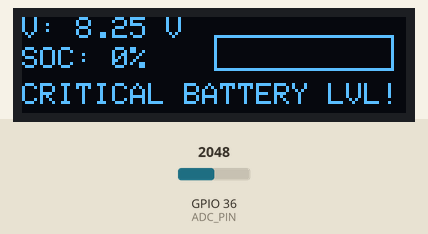
Bench run of a sketch on a simulated ESP32. Parts: 128×32 one-colour display. The inputs (shaded band) are chosen by the test bench; at power-on: GPIO 36 (ADC_PIN) = 2048 (analog values on the 0–4095 scale). EEPROM starts erased; what the sketch prints to the serial monitor is not drawn.

Above: at 2.8 s.
2.9 s: GPIO 36 (ADC_PIN) set to 3603
At 4.0 s:
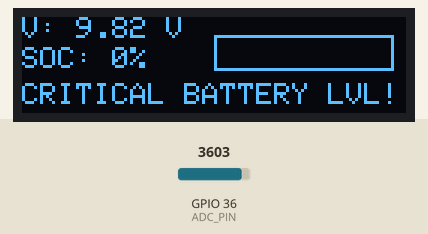
6.2 s: GPIO 36 (ADC_PIN) set to 1987
At 7.0 s:
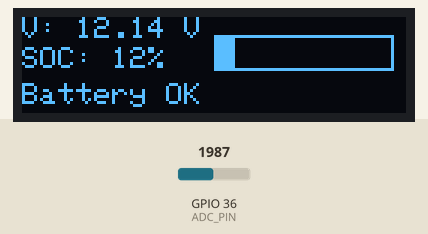
8.6 s: GPIO 36 (ADC_PIN) set to 1857
At 10.1 s:
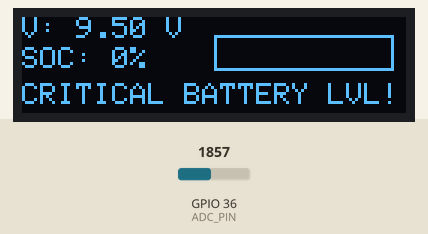
Timing chart, 0 to 11.6 s (numbered marks = the images above; inputs shaded):
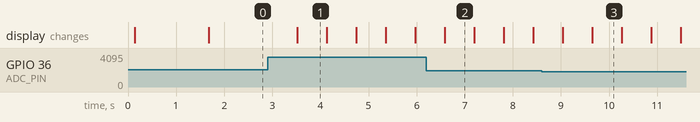

The sketch:

Battery_tester3.0.ino
```cpp
/* ESP32 SSD1306 voltmeter with one-shot multi-sample calibration
   - Divider: R1 = 40k, R2 = 10k => DIVIDER_RATIO = 0.2
   - ADC pin: GPIO36 (ADC1_CH0)
   - Stores calibrated adcReference (in millivolts) in Preferences (NVS)
   - Use Serial to input measured battery voltage when prompted.
*/

#include <Arduino.h>
#include <Wire.h>
#include <Adafruit_GFX.h>
#include <Adafruit_SSD1306.h>
#include <Preferences.h>

#define OLED_WIDTH 128
#define OLED_HEIGHT 32
#define OLED_RESET -1
Adafruit_SSD1306 display(OLED_WIDTH, OLED_HEIGHT, &Wire, OLED_RESET);

Preferences prefs;

const int ADC_PIN = 36; // GPIO36 / ADC1_CH0
const float DIVIDER_RATIO = 10.0f / (40.0f + 10.0f); // 0.20

// ADC config
const int ADC_BITS = 12;
const int ADC_MAX = (1 << ADC_BITS) - 1; // 4095

// default fallback adcReference in millivolts (3300 mV)
float adcReference_mV = 3300.0f;

// smoothing
const int SMOOTH_SAMPLES = 8;
float samples[SMOOTH_SAMPLES];
int sampleIdx = 0;
bool samplesFilled = false;

const int RAW_TINY_THRESHOLD = 8;
const float MIN_DISPLAY_VOLTAGE = 0.2f;

const int CAL_SAMPLES = 2000;   // number of raw samples to average during calibration
const int CAL_DELAY_MS = 1;     // delay between samples

// LiFePO4 table
const int lifepo_points = 11;
float lifepo_voltage[lifepo_points] = {10.0,12.0,12.8,12.9,13.0,13.05,13.1,13.2,13.3,13.4,13.6};
int   lifepo_soc[lifepo_points] =       {0,10,20,30,40,50,60,70,80,90,100};
float lifepo_low = 10.3f;

void setup() {
  Serial.begin(115200);
  delay(100);

  // OLED
  if (!display.begin(SSD1306_SWITCHCAPVCC, 0x3C)) {
    Serial.println("SSD1306 allocation failed");
    while(true) delay(10);
  }
  display.clearDisplay();
  display.setTextSize(1);
  display.setTextColor(SSD1306_WHITE);
  display.setCursor(0,8);
  display.println("Hi there !!!");
  display.display();
  delay(1500);

  // ADC
  analogReadResolution(ADC_BITS);
  analogSetPinAttenuation(ADC_PIN, ADC_11db);

  // init smoothing buffer
  for (int i = 0; i < SMOOTH_SAMPLES; ++i) samples[i] = 0.0f;

  // load stored calibration if exists
  prefs.begin("adc_cal", true); // read-only first to check
  if (prefs.isKey("ref_mV")) {
    prefs.end();
    prefs.begin("adc_cal", false);
    adcReference_mV = prefs.getFloat("ref_mV", 3300.0f);
    Serial.printf("Loaded stored adcReference = %.3f mV\n", adcReference_mV);
  } else {
    prefs.end();
    Serial.println("No stored calibration. Using default 3300 mV. To calibrate, type measured battery voltage (e.g. 13.27) and press Enter.");
  }
  // prompt user to calibrate
  Serial.println("If you want to calibrate now, connect battery and enter measured total battery voltage in Volts, e.g. 13.27");
  Serial.println("Otherwise nothing to do — sketch will run with current adcReference.");
}

float readRaw() {
  return (float)analogRead(ADC_PIN);
}

float readBatteryVoltageFromRaw(int raw) {
  if (raw <= RAW_TINY_THRESHOLD) return 0.0f;
  if (raw >= ADC_MAX) {
    // saturated: estimate using current adcReference_mV (in mV)
    float vout = ((float)raw / (float)ADC_MAX) * (adcReference_mV / 1000.0f);
    return vout / DIVIDER_RATIO;
  }
  float vout = ((float)raw / (float)ADC_MAX) * (adcReference_mV / 1000.0f);
  return vout / DIVIDER_RATIO;
}

float getSmoothedVoltage() {
  float v = readBatteryVoltageFromRaw(analogRead(ADC_PIN));
  samples[sampleIdx++] = v;
  if (sampleIdx >= SMOOTH_SAMPLES) {
    sampleIdx = 0;
    samplesFilled = true;
  }
  float sum = 0.0f;
  int count = samplesFilled ? SMOOTH_SAMPLES : sampleIdx;
  for (int i = 0; i < count; ++i) sum += samples[i];
  float avg = (count>0) ? (sum / (float)count) : v;
  if (avg < MIN_DISPLAY_VOLTAGE) return 0.0f;
  return avg;
}

int voltageToSOC(float v) {
  if (v <= lifepo_voltage[0]) return lifepo_soc[0];
  if (v >= lifepo_voltage[lifepo_points-1]) return lifepo_soc[lifepo_points-1];
  for (int i=0;i<lifepo_points-1;i++) {
    float v1 = lifepo_voltage[i];
    float v2 = lifepo_voltage[i+1];
    if (v >= v1 && v <= v2) {
      int s1 = lifepo_soc[i];
      int s2 = lifepo_soc[i+1];
      if (fabsf(v2 - v1) < 1e-6) return s1;
      float t = (v - v1) / (v2 - v1);
      float socf = s1 + t*(s2 - s1);
      return (int)round(constrain(socf, 0, 100));
    }
  }
  return 0;
}

void doCalibration(float measuredBatteryVoltage) {
  Serial.println("Starting calibration: averaging samples...");
  unsigned long sumRaw = 0;
  int validSamples = 0;
  for (int i = 0; i < CAL_SAMPLES; ++i) {
    int raw = analogRead(ADC_PIN);
    if (raw > RAW_TINY_THRESHOLD && raw < ADC_MAX) {
      sumRaw += raw;
      validSamples++;
    }
    delay(CAL_DELAY_MS);
  }
  if (validSamples == 0) {
    Serial.println("Calibration failed: no valid samples (battery might be disconnected or ADC saturated).");
    return;
  }

  float rawAvg = (float)sumRaw / (float)validSamples;
  // measured ADC pin voltage (Vout) in millivolts
  float measuredVout_mV = measuredBatteryVoltage * DIVIDER_RATIO * 1000.0f;

  // compute adcReference_mV such that rawAvg/ADC_MAX = measuredVout / adcReference
  // => adcReference = measuredVout * ADC_MAX / rawAvg
  adcReference_mV = (measuredVout_mV * (float)ADC_MAX) / rawAvg;

  Serial.printf("Calibration done. samples=%d, rawAvg=%.2f\n", validSamples, rawAvg);
  Serial.printf("Computed adcReference = %.3f mV (will be stored)\n", adcReference_mV);

  // store to NVS
  prefs.begin("adc_cal", false);
  prefs.putFloat("ref_mV", adcReference_mV);
  prefs.end();
  Serial.println("Saved calibration to NVS. Reboot or continue; new calibration will be used now.");
}

void drawBar(int x,int y,int w,int h,int percent) {
  display.drawRect(x,y,w,h,SSD1306_WHITE);
  int innerW = (w-2)*percent/100;
  if (innerW>0) display.fillRect(x+1,y+1,innerW,h-2,SSD1306_WHITE);
}

void loop() {
  // Check for serial input: if user types a number, run calibration
  if (Serial.available()) {
    String s = Serial.readStringUntil('\n');
    s.trim();
    if (s.length() > 0) {
      float meas = s.toFloat();
      if (meas > 5.0f && meas < 30.0f) { // plausible pack volt
        Serial.printf("User entered measured battery voltage: %.3f V -> running calibration...\n", meas);
        doCalibration(meas);
      } else {
        Serial.println("Invalid number. Please enter measured battery voltage like 13.27");
      }
    }
  }

  // Display updated values
  float battV = getSmoothedVoltage();
  int soc = voltageToSOC(battV);

  display.clearDisplay();
  display.setTextSize(1);
  display.setCursor(0,0);
  display.printf("V: %.2f V", battV);
  display.setCursor(0,10);
  display.printf("SOC: %d%%", soc);
  drawBar(64,6,60,12,soc);
  if (battV < lifepo_low && battV > 0.0f) {
    display.setCursor(0,22);
    display.print("CRITICAL BATTERY LVL!");
  } else {
    display.setCursor(0,22);
    display.print("Battery OK");
  }
  display.display();

  Serial.printf("raw: %d, Vbat: %.3f V, SOC: %d%%, adcRef_mV: %.3f\n", analogRead(ADC_PIN), battV, soc, adcReference_mV);
  delay(600);
}
```

Measured:
- the behaviour switches between 1929 and 1928 on GPIO 36 (ADC_PIN) (found by bisection; images 2 and 3)
- after the input at 2.9 s, the display: changes after 0.62 s (image 1)
- what the display in image 1 shows lasts 0.6 s, from 3.5 s to 4.1 s
